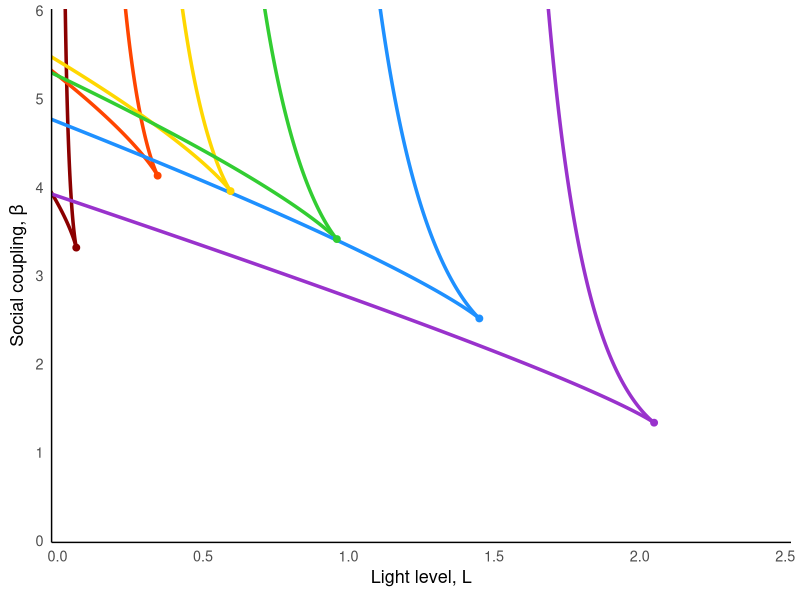
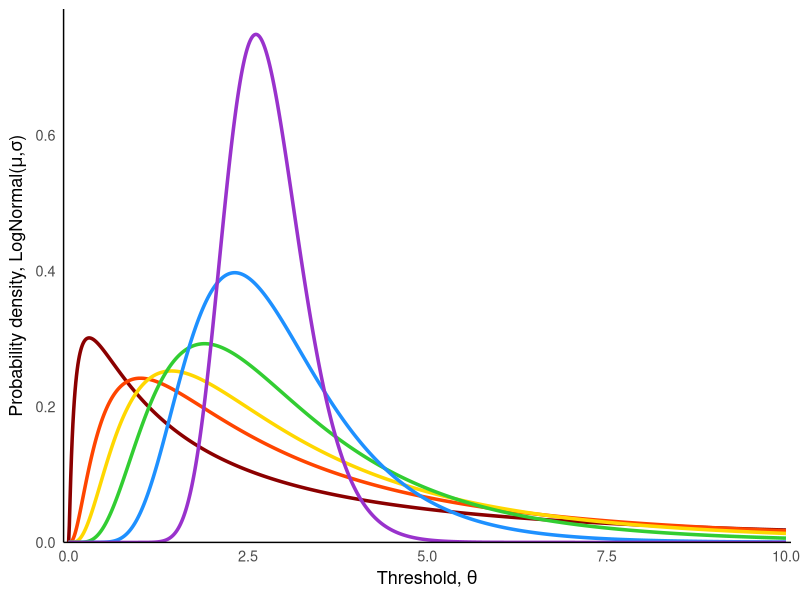
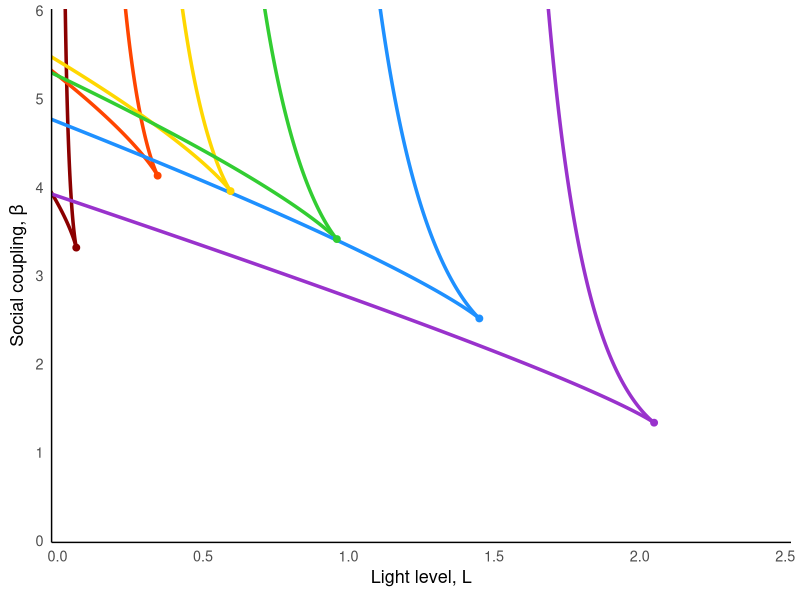
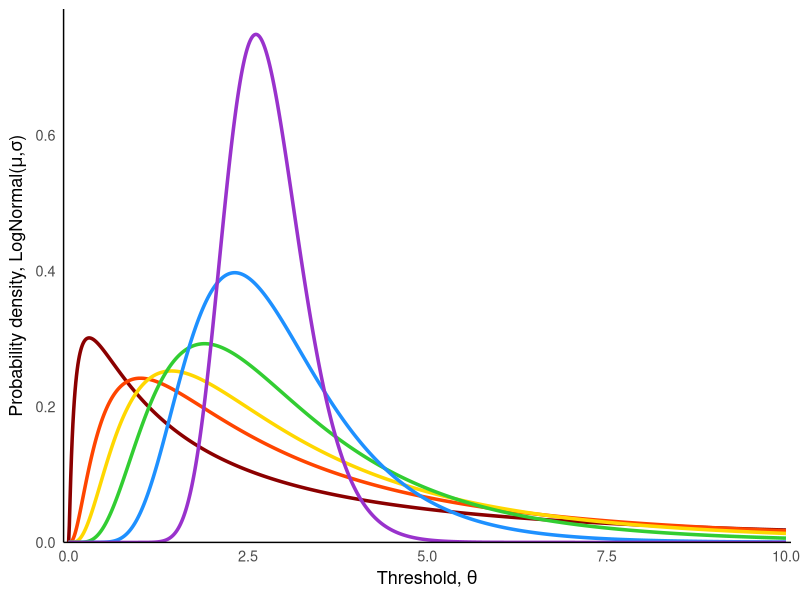

Source code (R) for these figures, in order:
library(ggplot2)
library(dplyr)


# ------------------------------
# Distribution function
# -------------------------------

make_distribution <- function(dist, params) {

  if (dist == "gamma") {
    shape <- params$shape
    scale <- params$scale

    f <- function(z) dgamma(z, shape = shape, scale = scale)
    F <- function(z) pgamma(z, shape = shape, scale = scale)
  }

  else if (dist == "trunc_gamma") {
    shape <- params$shape
    scale <- params$scale
    Tmax  <- params$Tmax

    Z <- pgamma(Tmax, shape = shape, scale = scale)

    f <- function(z) ifelse(z <= Tmax,
                            dgamma(z, shape, scale) / Z,
                            0)

    F <- function(z) pgamma(pmin(z, Tmax), shape, scale) / Z
  }

  else if (dist == "beta") {
    a <- params$a
    b <- params$b
    Tmax <- params$Tmax

    f <- function(z) ifelse(z <= Tmax,
                            dbeta(z/Tmax, a, b) / Tmax,
                            0)

    F <- function(z) pbeta(pmin(z/Tmax,1), a, b)
  }

  else if (dist == "lognormal") {
    meanlog <- params$meanlog
    sdlog <- params$sdlog

    f <- function(z) dlnorm(z, meanlog, sdlog)
    F <- function(z) plnorm(z, meanlog, sdlog)
  }

  else if (dist == "weibull") {
    shape <- params$shape
    scale <- params$scale

    f <- function(z) dweibull(z, shape, scale)
    F <- function(z) pweibull(z, shape, scale)
  }

  else {
    stop("Unknown distribution")
  }

  list(f = f, F = F)
}


# -------------------------------
# Parameters
# -------------------------------
alpha <- 1
L_max <- 2.5  # Increased to allow curves to extend naturally
beta_max <- 8  # Increased to prevent artificial truncation

# -------------------------------
# Function to compute fold curve branches
# -------------------------------
compute_fold_branches <- function(dist, params,
                                  alpha = 1,
                                  L_max = 1,
                                  beta_max = 6,
                                  z_max = 10) {

  D <- make_distribution(dist, params)
  f <- D$f
  F <- D$F

  beta_of_z <- function(z) 1 / f(z)
  L_of_z    <- function(z) (z - F(z)/f(z)) / alpha

  z_vals <- seq(1e-8, z_max, length.out = 8000)

  # Diagnostic: Check boundary behavior
  z_near_zero <- 1e-6
  z_near_tmax <- params$Tmax - 1e-6
  
  cat("For", paste("a =", params$a, ", b =", params$b), ":\n")
  cat("At z ≈ 0:", "L =", L_of_z(z_near_zero), "\n")
  cat("At z ≈ Tmax:", "L =", L_of_z(z_near_tmax), "\n")
  cat("Minimum L in curve:", min(L_of_z(z_vals), na.rm = TRUE), "\n\n")

  curve <- data.frame(
    z = z_vals,
    L = L_of_z(z_vals),
    beta = beta_of_z(z_vals)
  ) |>
    filter(is.finite(L), is.finite(beta)) |>
    filter(L <= L_max, beta >= 0, beta <= beta_max)  # Removed L >= 0 restriction

  # -------- cusp detection (distribution-agnostic) --------
  dlogf <- function(z) {
    eps <- 1e-5
    (log(f(z+eps)) - log(f(z-eps))) / (2*eps)
  }

  idx <- which.min(abs(dlogf(z_vals)))
  z_c <- z_vals[idx]

  lower_branch <- curve |> filter(z <= z_c) |> arrange(L)
  upper_branch <- curve |> filter(z >= z_c) |> arrange(desc(L))

  list(
    lower_branch = lower_branch,
    upper_branch = upper_branch,
    z_cusp = z_c,
    L_cusp = L_of_z(z_c),
    beta_cusp = beta_of_z(z_c)
  )
}


branches1 <- compute_fold_branches(
  "lognormal",
  list(meanlog = 1, sdlog = 1.5),
  alpha, L_max, beta_max, z_max = 15  # Increased z_max for better coverage
)

branches2 <- compute_fold_branches(
  "lognormal",
  list(meanlog = 1, sdlog = 1),
  alpha, L_max, beta_max, z_max = 15
)

branches3 <- compute_fold_branches(
  "lognormal",
  list(meanlog = 1, sdlog = 0.8),
  alpha, L_max, beta_max, z_max = 15
)

branches4 <- compute_fold_branches(
  "lognormal",
  list(meanlog = 1, sdlog = 0.6),
  alpha, L_max, beta_max, z_max = 15
)

branches5 <- compute_fold_branches(
  "lognormal",
  list(meanlog = 1, sdlog = 0.4),
  alpha, L_max, beta_max, z_max = 15
)

branches6 <- compute_fold_branches(
  "lognormal",
  list(meanlog = 1, sdlog = 0.2),
  alpha, L_max, beta_max, z_max = 15
)


# -------------------------------
# Plot
# -------------------------------
# Define rainbow color palette (red to violet, darkest to lightest)
rainbow_colors <- c("#8B0000", "#FF4500", "#FFD700", "#32CD32", "#1E90FF", "#9932CC")

ggplot() +
  
  # fold curves with different rainbow shades
  geom_path(data = branches1$lower_branch, aes(L, beta), colour = rainbow_colors[1], linewidth = 1.2) +  # Dark red
  geom_path(data = branches1$upper_branch, aes(L, beta), colour = rainbow_colors[1], linewidth = 1.2) +
  geom_path(data = branches2$lower_branch, aes(L, beta), colour = rainbow_colors[2], linewidth = 1.2) +  # Orange red
  geom_path(data = branches2$upper_branch, aes(L, beta), colour = rainbow_colors[2], linewidth = 1.2) +
  geom_path(data = branches3$lower_branch, aes(L, beta), colour = rainbow_colors[3], linewidth = 1.2) +  # Gold
  geom_path(data = branches3$upper_branch, aes(L, beta), colour = rainbow_colors[3], linewidth = 1.2) +
  geom_path(data = branches4$lower_branch, aes(L, beta), colour = rainbow_colors[4], linewidth = 1.2) +  # Lime green
  geom_path(data = branches4$upper_branch, aes(L, beta), colour = rainbow_colors[4], linewidth = 1.2) +
  geom_path(data = branches5$lower_branch, aes(L, beta), colour = rainbow_colors[5], linewidth = 1.2) +  # Dodger blue
  geom_path(data = branches5$upper_branch, aes(L, beta), colour = rainbow_colors[5], linewidth = 1.2) +
  geom_path(data = branches6$lower_branch, aes(L, beta), colour = rainbow_colors[6], linewidth = 1.2) +  # Dark orchid
  geom_path(data = branches6$upper_branch, aes(L, beta), colour = rainbow_colors[6], linewidth = 1.2) +
  
  # cusp points with matching rainbow shades
  geom_point(aes(x = branches1$L_cusp, y = branches1$beta_cusp), colour = rainbow_colors[1], size = 2) +
  geom_point(aes(x = branches2$L_cusp, y = branches2$beta_cusp), colour = rainbow_colors[2], size = 2) +
  geom_point(aes(x = branches3$L_cusp, y = branches3$beta_cusp), colour = rainbow_colors[3], size = 2) +
  geom_point(aes(x = branches4$L_cusp, y = branches4$beta_cusp), colour = rainbow_colors[4], size = 2) +
  geom_point(aes(x = branches5$L_cusp, y = branches5$beta_cusp), colour = rainbow_colors[5], size = 2) +
  geom_point(aes(x = branches6$L_cusp, y = branches6$beta_cusp), colour = rainbow_colors[6], size = 2) +
  

  coord_cartesian(xlim = c(0, 2.5), ylim = c(0, 6)) +
  scale_x_continuous(expand = c(0, 0.02)) +
  scale_y_continuous(expand = c(0, 0.02)) +
  labs(x = expression("Light level, " * L), y = expression("Social coupling, " * beta)) +
  theme_minimal(base_size = 13) +
  theme(
    panel.grid.major = element_blank(),
    panel.grid.minor = element_blank(),
    axis.line = element_line(color = "black", size = 0.5
  ))


ggsave("Vary distributions/analytic_number_of_fps_vary_params_lognormal.pdf", width = 7, height = 7)

# -------------------------------
# Plot underlying gamma distributions
# -------------------------------

# Create data for plotting gamma PDFs
z_range <- seq(0, 10, length.out = 1000)

# Generate gamma PDF data for each parameter set
gamma_data <- data.frame(
  z = rep(z_range, 6),
  density = c(
    dlnorm(z_range, 1, 1.5),      # branches1
    dlnorm(z_range, 1, 1),  # branches2  
    dlnorm(z_range, 1, 0.8),      # branches3
    dlnorm(z_range, 1, 0.6),      # branches4
    dlnorm(z_range, 1, 0.4),    # branches5
    dlnorm(z_range, 1, 0.2)   # branches6
  ),
  group = rep(c("k=4.0, θ=0.2", "k=4.0, θ=0.4", "k=4.0, θ=0.6", 
                "k=4.0, θ=0.8", "k=4.0, θ=1.0", "k=4.0, θ=1.2"), each = length(z_range)),
  color_index = rep(c(1, 2, 3, 4, 5, 6), each = length(z_range))
)

# Create the gamma distribution plot
p_gamma <- ggplot(gamma_data, aes(x = z, y = density, color = factor(color_index))) +
  geom_line(linewidth = 1.2) +
  scale_color_manual(values = setNames(rainbow_colors, as.character(1:6))) +

  labs(x = expression("Threshold, " * theta), 
       y = expression("Probability density, LogNormal(" * mu * "," * sigma * ")")) +
  theme_minimal(base_size = 13) +
  theme(
    panel.grid.major = element_blank(),
    panel.grid.minor = element_blank(),
    axis.line = element_line(color = "black", size = 0.5),
    legend.position = "none"
  ) +
  coord_cartesian(xlim = c(0, 10), ylim = c(0, max(gamma_data$density) * 1.05))+
  scale_x_continuous(expand = c(0, 0.07)) +
  scale_y_continuous(expand = c(0, 0))

print(p_gamma)
ggsave("Vary distributions/lognormal_distributions_vary_params.pdf", plot = p_gamma, width = 7, height = 7)
